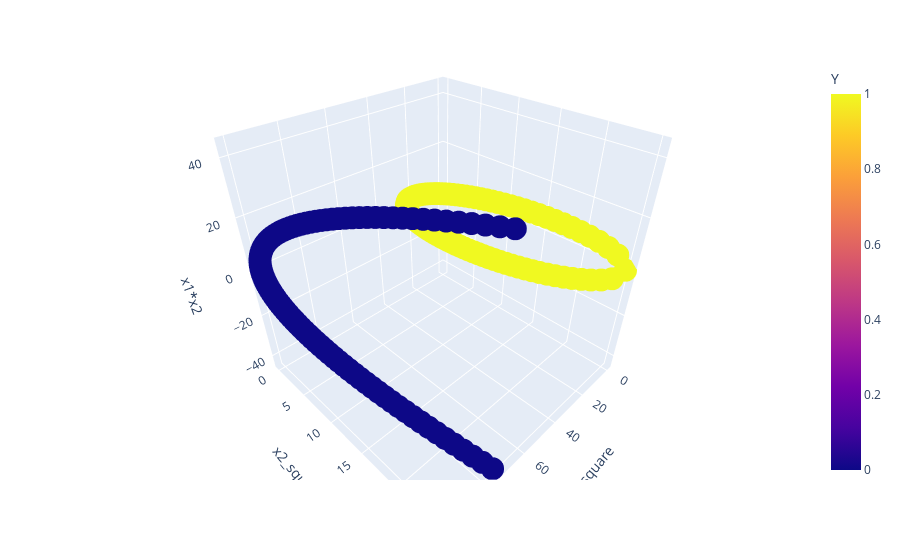

Write notebook code for a chart like this one.
### Code cell
# now both are seperated
import plotly.express as px
fig = px.scatter_3d(df,x='x1_square',y='x2_square',z='x1*x2',color='Y')
fig.show()

### Figure 1 — Plotly figure (JSON) as saved in the notebook; plotly's stock layout.template omitted (floating-point values rounded to 4 significant figures; data arrays with more than 128 entries replaced by an {"elided": "..."} marker saying what was removed)
{"data": [{"hovertemplate": "x1_square=%{x}<br>x2_square=%{y}<br>x1*x2=%{z}<br>Y=%{marker.color}<extra></extra>", "legendgroup": "", "marker": {"color": {"elided": "400 int values"}, "coloraxis": "coloraxis", "symbol": "circle"}, "mode": "markers", "name": "", "scene": "scene", "showlegend": false, "type": "scatter3d", "x": {"elided": "400 float values"}, "y": {"elided": "400 float values"}, "z": {"elided": "400 float values"}}], "layout": {"autosize": true, "coloraxis": {"colorbar": {"title": {"text": "Y"}}, "colorscale": [[0, "#0d0887"], [0.1111, "#46039f"], [0.2222, "#7201a8"], [0.3333, "#9c179e"], [0.4444, "#bd3786"], [0.5556, "#d8576b"], [0.6667, "#ed7953"], [0.7778, "#fb9f3a"], [0.8889, "#fdca26"], [1, "#f0f921"]]}, "legend": {"tracegroupgap": 0}, "margin": {"t": 60}, "scene": {"aspectmode": "auto", "aspectratio": {"x": 1, "y": 1, "z": 1}, "camera": {"center": {"x": 0, "y": 0, "z": 0}, "eye": {"x": 1.07, "y": 1.07, "z": 1.07}, "projection": {"type": "perspective"}, "up": {"x": 0, "y": 0, "z": 1}}, "domain": {"x": [0, 1], "y": [0, 1]}, "xaxis": {"title": {"text": "x1_square"}, "type": "linear"}, "yaxis": {"title": {"text": "x2_square"}, "type": "linear"}, "zaxis": {"title": {"text": "x1*x2"}, "type": "linear"}}}}
